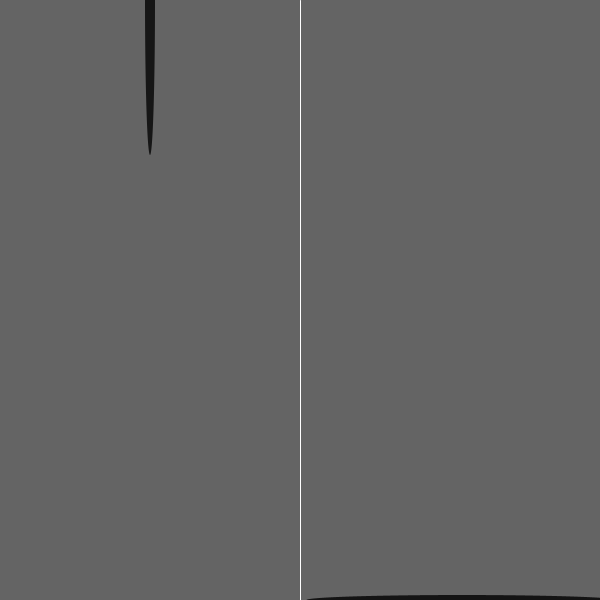
Frame 1 (no input)
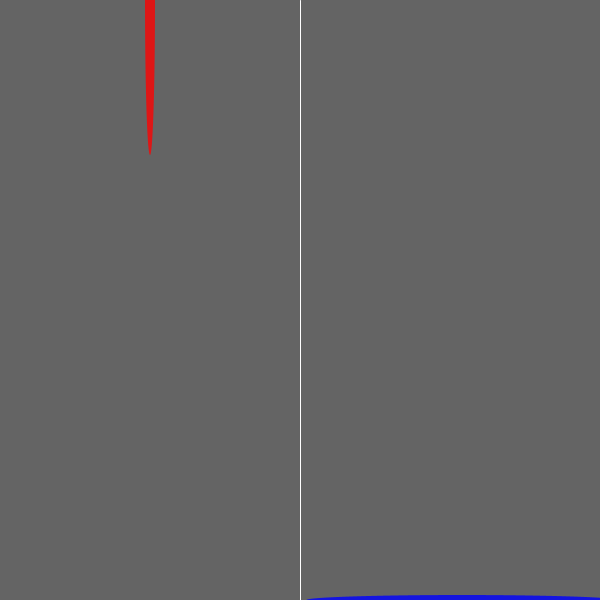
Frame 60 (the mouse pressed at the canvas centre just before this capture)
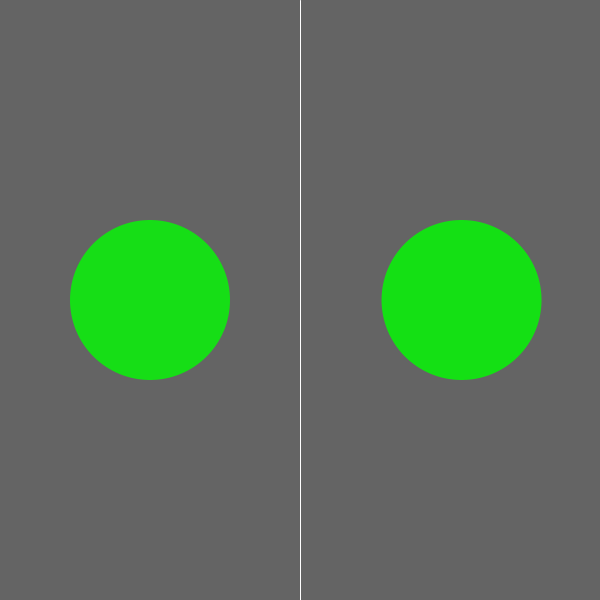
Frame 120 (the mouse held since frame 60 and released just before this capture)

The Processing sketch that drew these frames (run headless with seeded random() and noise(); from frame 60 on, the mouse is pressed at the canvas centre):

// Processing sketch: CircleMove
// ── CircleMove.pde
int r = 0;
int g = 0;
int b = 0;
void setup() 
{
  size(600,600);
}
void draw() 
{
  background(100,100,100);
  stroke(255);
  line(width/2,0,width/2,height);
  move();
}
void move() 
{
  noStroke(); 
  fill(r,g,b,200);
  int d = mouseY/2+10; //diameter
  int Y = height-mouseY;  // Inverse Y
  int iD = (Y/2)+10; // Inverted diameter
  ellipse(width/4, mouseY, d,iD);
  fill(b,g,r,204);  
  ellipse(width/1.3, Y, iD,d);
  if(mouseY < height/2) 
  {
    r = r + 10;
    b = b - 10;
  }
  // If mouse is pointed on the bottom-left side, the screen turns blue. I made sure to make the red fade  
  else if(mouseY > height/2) 
  {
    b = b + 10;
    r = r - 10;
  }
  // Any place besides the ones I mentioned will turn the screen black.
  else 
  {
    r = r - 10;
    b = b - 10;
  }
  // If the left mouse button is being held, the screen turns green. With this, pointing at the specified spots will combine the colors.
  if (mousePressed == true) 
  {
    g = g + 10; 
  }
  // If the left mouse is not being held, the green screen would fade.
  else if (mousePressed == false) {
    g = g - 10;
  }
  // Not sure why this works, but it works. I'm guessing it's to make sure that it will work, but I don't know.
  if (r > 255) {r = 255;} 
  else if (r < 0) {r = 0;}
  if (b > 255) {b = 255;} 
  else if (b < 0) {b = 0;}
  if (g > 255) {g = 255;}
  else if (g < 0) {g = 0;}
}
